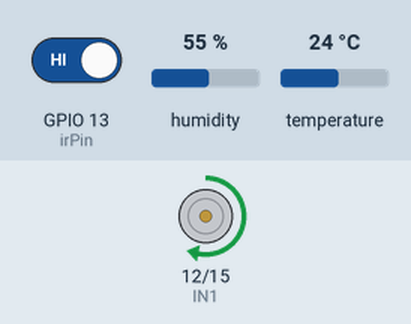
Bench run of a sketch on a simulated ESP32. Shown: motor-driver pin pairs drawn as motors (green arrow = first pin HIGH = forward, orange = second pin HIGH = backward, longer = more drive). The test bench sets the inputs (shaded band); at power-on: GPIO 13 (irPin) HIGH, humidity 55 %, temperature 24 °C. The camera gives no picture.

Above: at 1.5 s.
1.6 s: GPIO 13 (irPin) driven LOW
At 3.4 s:
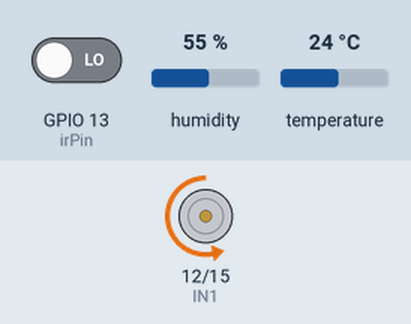
8.1 s: GPIO 13 (irPin) driven HIGH
At 10.2 s:
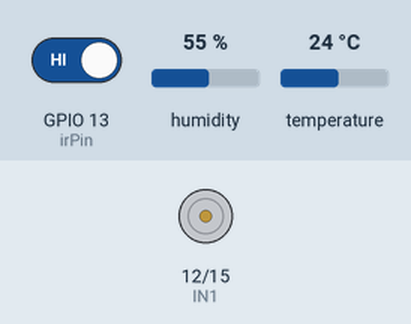
Timing chart, 0 to 15.1 s (numbered marks = the images above; inputs shaded):
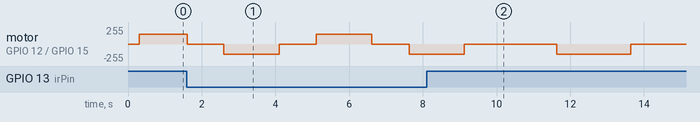

The sketch:

AgriRover_ESP32.ino
```cpp
#include <Arduino.h>
#include "esp_camera.h"
#include <WiFi.h>
#include <DHT.h>

// ===========================
// Select camera model in board_config.h
// ===========================
#include "board_config.h"

const char *ssid = "ESP32CAM_SOFTAP";
const char *password = "Testing123";

// ===========================
// Rover Hardware Pins
// ===========================
const int IN1 = 12;
const int IN2 = 15;
const int irPin = 13;
const int dhtPin = 14;

#define DHTTYPE DHT11
DHT dht(dhtPin, DHTTYPE);

// API Server (Port 81)
WiFiServer apiServer(81);

int motorSpeed = 150;
bool isForward = true;

unsigned long previousMillis = 0;
bool isMoving = true;
const long moveTime = 2000;
const long stopTime = 5000;
bool actionDone = false;

float currentTemp = 0.0;
float currentHum = 0.0;

void startCameraServer();
void setupLedFlash();

void moveRover() {
  if (isForward) {
    analogWrite(IN1, motorSpeed);
    analogWrite(IN2, 0);
  } else {
    analogWrite(IN1, 0);
    analogWrite(IN2, motorSpeed);
  }
}

void stopRover() {
  analogWrite(IN1, 0);
  analogWrite(IN2, 0);
}

void setup() {
  pinMode(IN1, OUTPUT);
  pinMode(IN2, OUTPUT);
  pinMode(irPin, INPUT_PULLUP);

  stopRover();

  Serial.begin(115200);
  Serial.setDebugOutput(true);

  dht.begin();

  camera_config_t config;
  config.ledc_channel = LEDC_CHANNEL_0;
  config.ledc_timer = LEDC_TIMER_0;
  config.pin_d0 = Y2_GPIO_NUM;
  config.pin_d1 = Y3_GPIO_NUM;
  config.pin_d2 = Y4_GPIO_NUM;
  config.pin_d3 = Y5_GPIO_NUM;
  config.pin_d4 = Y6_GPIO_NUM;
  config.pin_d5 = Y7_GPIO_NUM;
  config.pin_d6 = Y8_GPIO_NUM;
  config.pin_d7 = Y9_GPIO_NUM;
  config.pin_xclk = XCLK_GPIO_NUM;
  config.pin_pclk = PCLK_GPIO_NUM;
  config.pin_vsync = VSYNC_GPIO_NUM;
  config.pin_href = HREF_GPIO_NUM;
  config.pin_sccb_sda = SIOD_GPIO_NUM;
  config.pin_sccb_scl = SIOC_GPIO_NUM;
  config.pin_pwdn = PWDN_GPIO_NUM;
  config.pin_reset = RESET_GPIO_NUM;
  config.xclk_freq_hz = 20000000;
  config.frame_size = FRAMESIZE_QVGA;
  config.pixel_format = PIXFORMAT_RGB565;
  config.grab_mode = CAMERA_GRAB_LATEST;
  config.fb_location = CAMERA_FB_IN_PSRAM;

  if (psramFound()) {
    config.fb_count = 2;
  } else {
    config.fb_count = 1;
    config.fb_location = CAMERA_FB_IN_DRAM;
  }

  esp_camera_init(&config);
  sensor_t *s = esp_camera_sensor_get();
  s->set_framesize(s, FRAMESIZE_QVGA);

  WiFi.softAP(ssid, password);
  startCameraServer();
  apiServer.begin();

  moveRover();
  isMoving = true;
  previousMillis = millis();
}

void loop() {
  unsigned long currentMillis = millis();

  // 1. Auto-Reverse on Pole Detection
  if (digitalRead(irPin) == LOW) {
    stopRover();
    delay(1000);
    isForward = !isForward;
    moveRover();
    delay(1500);
    isMoving = true;
    previousMillis = millis();
  }

  // 2. Stop-and-Scan Logic
  if (isMoving) {
    if (currentMillis - previousMillis >= moveTime) {
      stopRover();
      isMoving = false;
      actionDone = false;
      previousMillis = currentMillis;
    }
  } else {
    if (!actionDone) {
      currentHum = dht.readHumidity();
      currentTemp = dht.readTemperature();
      actionDone = true;
    }
    if (currentMillis - previousMillis >= stopTime) {
      moveRover();
      isMoving = true;
      previousMillis = currentMillis;
    }
  }

  // 3. JSON API Server for Dashboard
  WiFiClient client = apiServer.available();
  if (client) {
    boolean currentLineIsBlank = true;
    while (client.connected()) {
      if (client.available()) {
        char c = client.read();
        if (c == '\n' && currentLineIsBlank) {
          String dirState = isForward ? "Forwarding" : "Backwarding";
          String roverState = isMoving ? "Moving" : "Scanning";

          String json = "{";
          json += "\"direction\": \"" + dirState + "\",";
          json += "\"temperature\": " + (isnan(currentTemp) ? String("0") : String(currentTemp)) + ",";
          json += "\"humidity\": " + (isnan(currentHum) ? String("0") : String(currentHum)) + ",";
          json += "\"rover_status\": \"" + roverState + "\"";
          json += "}";

          client.println("HTTP/1.1 200 OK");
          client.println("Content-Type: application/json");
          client.println("Access-Control-Allow-Origin: *");
          client.println("Connection: close");
          client.println();
          client.println(json);
          break;
        }
        if (c == '\n') {
          currentLineIsBlank = true;
        } else if (c != '\r') {
          currentLineIsBlank = false;
        }
      }
    }
    delay(1);
    client.stop();
  }
  delay(10);
}
```

board_config.h
```cpp
#ifndef BOARD_CONFIG_H
#define BOARD_CONFIG_H

//
// WARNING!!! PSRAM IC required for UXGA resolution and high JPEG quality
//            Ensure ESP32 Wrover Module or other board with PSRAM is selected
//            Partial images will be transmitted if image exceeds buffer size
//
//            You must select partition scheme from the board menu that has at least 3MB APP space.

// ===================
// Select camera model
// ===================
//#define CAMERA_MODEL_WROVER_KIT // Has PSRAM
#define CAMERA_MODEL_ESP_EYE  // Has PSRAM
//#define CAMERA_MODEL_ESP32S3_EYE // Has PSRAM
//#define CAMERA_MODEL_M5STACK_PSRAM // Has PSRAM
//#define CAMERA_MODEL_M5STACK_V2_PSRAM // M5Camera version B Has PSRAM
//#define CAMERA_MODEL_M5STACK_WIDE // Has PSRAM
//#define CAMERA_MODEL_M5STACK_ESP32CAM // No PSRAM
//#define CAMERA_MODEL_M5STACK_UNITCAM // No PSRAM
//#define CAMERA_MODEL_M5STACK_CAMS3_UNIT  // Has PSRAM
//#define CAMERA_MODEL_AI_THINKER // Has PSRAM
//#define CAMERA_MODEL_TTGO_T_JOURNAL // No PSRAM
//#define CAMERA_MODEL_XIAO_ESP32S3 // Has PSRAM
// ** Espressif Internal Boards **
//#define CAMERA_MODEL_ESP32_CAM_BOARD
//#define CAMERA_MODEL_ESP32S2_CAM_BOARD
//#define CAMERA_MODEL_ESP32S3_CAM_LCD
//#define CAMERA_MODEL_DFRobot_FireBeetle2_ESP32S3 // Has PSRAM
//#define CAMERA_MODEL_DFRobot_Romeo_ESP32S3 // Has PSRAM
#include "camera_pins.h"

#endif  // BOARD_CONFIG_H
```

camera_pins.h
```cpp
#if defined(CAMERA_MODEL_WROVER_KIT)
#define PWDN_GPIO_NUM  -1
#define RESET_GPIO_NUM -1
#define XCLK_GPIO_NUM  21
#define SIOD_GPIO_NUM  26
#define SIOC_GPIO_NUM  27

#define Y9_GPIO_NUM    35
#define Y8_GPIO_NUM    34
#define Y7_GPIO_NUM    39
#define Y6_GPIO_NUM    36
#define Y5_GPIO_NUM    19
#define Y4_GPIO_NUM    18
#define Y3_GPIO_NUM    5
#define Y2_GPIO_NUM    4
#define VSYNC_GPIO_NUM 25
#define HREF_GPIO_NUM  23
#define PCLK_GPIO_NUM  22

#elif defined(CAMERA_MODEL_ESP_EYE)
#define PWDN_GPIO_NUM  -1
#define RESET_GPIO_NUM -1
#define XCLK_GPIO_NUM  4
#define SIOD_GPIO_NUM  18
#define SIOC_GPIO_NUM  23

#define Y9_GPIO_NUM    36
#define Y8_GPIO_NUM    37
#define Y7_GPIO_NUM    38
#define Y6_GPIO_NUM    39
#define Y5_GPIO_NUM    35
#define Y4_GPIO_NUM    14
#define Y3_GPIO_NUM    13
#define Y2_GPIO_NUM    34
#define VSYNC_GPIO_NUM 5
#define HREF_GPIO_NUM  27
#define PCLK_GPIO_NUM  25

#define LED_GPIO_NUM 22

#elif defined(CAMERA_MODEL_M5STACK_PSRAM)
#define PWDN_GPIO_NUM  -1
#define RESET_GPIO_NUM 15
#define XCLK_GPIO_NUM  27
#define SIOD_GPIO_NUM  25
#define SIOC_GPIO_NUM  23

#define Y9_GPIO_NUM    19
#define Y8_GPIO_NUM    36
#define Y7_GPIO_NUM    18
#define Y6_GPIO_NUM    39
#define Y5_GPIO_NUM    5
#define Y4_GPIO_NUM    34
#define Y3_GPIO_NUM    35
#define Y2_GPIO_NUM    32
#define VSYNC_GPIO_NUM 22
#define HREF_GPIO_NUM  26
#define PCLK_GPIO_NUM  21

#elif defined(CAMERA_MODEL_M5STACK_V2_PSRAM)
#define PWDN_GPIO_NUM  -1
#define RESET_GPIO_NUM 15
#define XCLK_GPIO_NUM  27
#define SIOD_GPIO_NUM  22
#define SIOC_GPIO_NUM  23

#define Y9_GPIO_NUM    19
#define Y8_GPIO_NUM    36
#define Y7_GPIO_NUM    18
#define Y6_GPIO_NUM    39
#define Y5_GPIO_NUM    5
#define Y4_GPIO_NUM    34
#define Y3_GPIO_NUM    35
#define Y2_GPIO_NUM    32
#define VSYNC_GPIO_NUM 25
#define HREF_GPIO_NUM  26
#define PCLK_GPIO_NUM  21

#elif defined(CAMERA_MODEL_M5STACK_WIDE)
#define PWDN_GPIO_NUM  -1
#define RESET_GPIO_NUM 15
#define XCLK_GPIO_NUM  27
#define SIOD_GPIO_NUM  22
#define SIOC_GPIO_NUM  23

#define Y9_GPIO_NUM    19
#define Y8_GPIO_NUM    36
#define Y7_GPIO_NUM    18
#define Y6_GPIO_NUM    39
#define Y5_GPIO_NUM    5
#define Y4_GPIO_NUM    34
#define Y3_GPIO_NUM    35
#define Y2_GPIO_NUM    32
#define VSYNC_GPIO_NUM 25
#define HREF_GPIO_NUM  26
#define PCLK_GPIO_NUM  21

#define LED_GPIO_NUM 2

#elif defined(CAMERA_MODEL_M5STACK_ESP32CAM)
#define PWDN_GPIO_NUM  -1
#define RESET_GPIO_NUM 15
#define XCLK_GPIO_NUM  27
#define SIOD_GPIO_NUM  25
#define SIOC_GPIO_NUM  23

#define Y9_GPIO_NUM    19
#define Y8_GPIO_NUM    36
#define Y7_GPIO_NUM    18
#define Y6_GPIO_NUM    39
#define Y5_GPIO_NUM    5
#define Y4_GPIO_NUM    34
#define Y3_GPIO_NUM    35
#define Y2_GPIO_NUM    17
#define VSYNC_GPIO_NUM 22
#define HREF_GPIO_NUM  26
#define PCLK_GPIO_NUM  21

#elif defined(CAMERA_MODEL_M5STACK_UNITCAM)
#define PWDN_GPIO_NUM  -1
#define RESET_GPIO_NUM 15
#define XCLK_GPIO_NUM  27
#define SIOD_GPIO_NUM  25
#define SIOC_GPIO_NUM  23

#define Y9_GPIO_NUM    19
#define Y8_GPIO_NUM    36
#define Y7_GPIO_NUM    18
#define Y6_GPIO_NUM    39
#define Y5_GPIO_NUM    5
#define Y4_GPIO_NUM    34
#define Y3_GPIO_NUM    35
#define Y2_GPIO_NUM    32
#define VSYNC_GPIO_NUM 22
#define HREF_GPIO_NUM  26
#define PCLK_GPIO_NUM  21

#elif defined(CAMERA_MODEL_M5STACK_CAMS3_UNIT)
#define PWDN_GPIO_NUM  -1
#define RESET_GPIO_NUM 21
#define XCLK_GPIO_NUM  11
#define SIOD_GPIO_NUM  17
#define SIOC_GPIO_NUM  41

#define Y9_GPIO_NUM    13
#define Y8_GPIO_NUM    4
#define Y7_GPIO_NUM    10
#define Y6_GPIO_NUM    5
#define Y5_GPIO_NUM    7
#define Y4_GPIO_NUM    16
#define Y3_GPIO_NUM    15
#define Y2_GPIO_NUM    6
#define VSYNC_GPIO_NUM 42
#define HREF_GPIO_NUM  18
#define PCLK_GPIO_NUM  12

#define LED_GPIO_NUM 14

#elif defined(CAMERA_MODEL_AI_THINKER)
#define PWDN_GPIO_NUM  32
#define RESET_GPIO_NUM -1
#define XCLK_GPIO_NUM  0
#define SIOD_GPIO_NUM  26
#define SIOC_GPIO_NUM  27

#define Y9_GPIO_NUM    35
#define Y8_GPIO_NUM    34
#define Y7_GPIO_NUM    39
#define Y6_GPIO_NUM    36
#define Y5_GPIO_NUM    21
#define Y4_GPIO_NUM    19
#define Y3_GPIO_NUM    18
#define Y2_GPIO_NUM    5
#define VSYNC_GPIO_NUM 25
#define HREF_GPIO_NUM  23
#define PCLK_GPIO_NUM  22

// 4 for flash led or 33 for normal led
#define LED_GPIO_NUM   4

#elif defined(CAMERA_MODEL_TTGO_T_JOURNAL)
#define PWDN_GPIO_NUM  0
#define RESET_GPIO_NUM 15
#define XCLK_GPIO_NUM  27
#define SIOD_GPIO_NUM  25
#define SIOC_GPIO_NUM  23

#define Y9_GPIO_NUM    19
#define Y8_GPIO_NUM    36
#define Y7_GPIO_NUM    18
#define Y6_GPIO_NUM    39
#define Y5_GPIO_NUM    5
#define Y4_GPIO_NUM    34
#define Y3_GPIO_NUM    35
#define Y2_GPIO_NUM    17
#define VSYNC_GPIO_NUM 22
#define HREF_GPIO_NUM  26
#define PCLK_GPIO_NUM  21

#elif defined(CAMERA_MODEL_XIAO_ESP32S3)
#define PWDN_GPIO_NUM  -1
#define RESET_GPIO_NUM -1
#define XCLK_GPIO_NUM  10
#define SIOD_GPIO_NUM  40
#define SIOC_GPIO_NUM  39

#define Y9_GPIO_NUM    48
#define Y8_GPIO_NUM    11
#define Y7_GPIO_NUM    12
#define Y6_GPIO_NUM    14
#define Y5_GPIO_NUM    16
#define Y4_GPIO_NUM    18
#define Y3_GPIO_NUM    17
#define Y2_GPIO_NUM    15
#define VSYNC_GPIO_NUM 38
#define HREF_GPIO_NUM  47
#define PCLK_GPIO_NUM  13

#elif defined(CAMERA_MODEL_ESP32_CAM_BOARD)
// The 18 pin header on the board has Y5 and Y3 swapped
#define USE_BOARD_HEADER 0
#define PWDN_GPIO_NUM    32
#define RESET_GPIO_NUM   33
#define XCLK_GPIO_NUM    4
#define SIOD_GPIO_NUM    18
#define SIOC_GPIO_NUM    23

#define Y9_GPIO_NUM 36
#define Y8_GPIO_NUM 19
#define Y7_GPIO_NUM 21
#define Y6_GPIO_NUM 39
#if USE_BOARD_HEADER
#define Y5_GPIO_NUM 13
#else
#define Y5_GPIO_NUM 35
#endif
#define Y4_GPIO_NUM 14
#if USE_BOARD_HEADER
#define Y3_GPIO_NUM 35
#else
#define Y3_GPIO_NUM 13
#endif
#define Y2_GPIO_NUM    34
#define VSYNC_GPIO_NUM 5
#define HREF_GPIO_NUM  27
#define PCLK_GPIO_NUM  25

#elif defined(CAMERA_MODEL_ESP32S3_CAM_LCD)
#define PWDN_GPIO_NUM  -1
#define RESET_GPIO_NUM -1
#define XCLK_GPIO_NUM  40
#define SIOD_GPIO_NUM  17
#define SIOC_GPIO_NUM  18

#define Y9_GPIO_NUM    39
#define Y8_GPIO_NUM    41
#define Y7_GPIO_NUM    42
#define Y6_GPIO_NUM    12
#define Y5_GPIO_NUM    3
#define Y4_GPIO_NUM    14
#define Y3_GPIO_NUM    47
#define Y2_GPIO_NUM    13
#define VSYNC_GPIO_NUM 21
#define HREF_GPIO_NUM  38
#define PCLK_GPIO_NUM  11

#elif defined(CAMERA_MODEL_ESP32S2_CAM_BOARD)
// The 18 pin header on the board has Y5 and Y3 swapped
#define USE_BOARD_HEADER 0
#define PWDN_GPIO_NUM    1
#define RESET_GPIO_NUM   2
#define XCLK_GPIO_NUM    42
#define SIOD_GPIO_NUM    41
#define SIOC_GPIO_NUM    18

#define Y9_GPIO_NUM 16
#define Y8_GPIO_NUM 39
#define Y7_GPIO_NUM 40
#define Y6_GPIO_NUM 15
#if USE_BOARD_HEADER
#define Y5_GPIO_NUM 12
#else
#define Y5_GPIO_NUM 13
#endif
#define Y4_GPIO_NUM 5
#if USE_BOARD_HEADER
#define Y3_GPIO_NUM 13
#else
#define Y3_GPIO_NUM 12
#endif
#define Y2_GPIO_NUM    14
#define VSYNC_GPIO_NUM 38
#define HREF_GPIO_NUM  4
#define PCLK_GPIO_NUM  3

#elif defined(CAMERA_MODEL_ESP32S3_EYE)
#define PWDN_GPIO_NUM  -1
#define RESET_GPIO_NUM -1
#define XCLK_GPIO_NUM  15
#define SIOD_GPIO_NUM  4
#define SIOC_GPIO_NUM  5

#define Y2_GPIO_NUM 11
#define Y3_GPIO_NUM 9
#define Y4_GPIO_NUM 8
#define Y5_GPIO_NUM 10
#define Y6_GPIO_NUM 12
#define Y7_GPIO_NUM 18
#define Y8_GPIO_NUM 17
#define Y9_GPIO_NUM 16

#define VSYNC_GPIO_NUM 6
#define HREF_GPIO_NUM  7
#define PCLK_GPIO_NUM  13

#elif defined(CAMERA_MODEL_DFRobot_FireBeetle2_ESP32S3) || defined(CAMERA_MODEL_DFRobot_Romeo_ESP32S3)
#define PWDN_GPIO_NUM  -1
#define RESET_GPIO_NUM -1
#define XCLK_GPIO_NUM  45
#define SIOD_GPIO_NUM  1
#define SIOC_GPIO_NUM  2

#define Y9_GPIO_NUM    48
#define Y8_GPIO_NUM    46
#define Y7_GPIO_NUM    8
#define Y6_GPIO_NUM    7
#define Y5_GPIO_NUM    4
#define Y4_GPIO_NUM    41
#define Y3_GPIO_NUM    40
#define Y2_GPIO_NUM    39
#define VSYNC_GPIO_NUM 6
#define HREF_GPIO_NUM  42
#define PCLK_GPIO_NUM  5

#else
#error "Camera model not selected"
#endif
```
